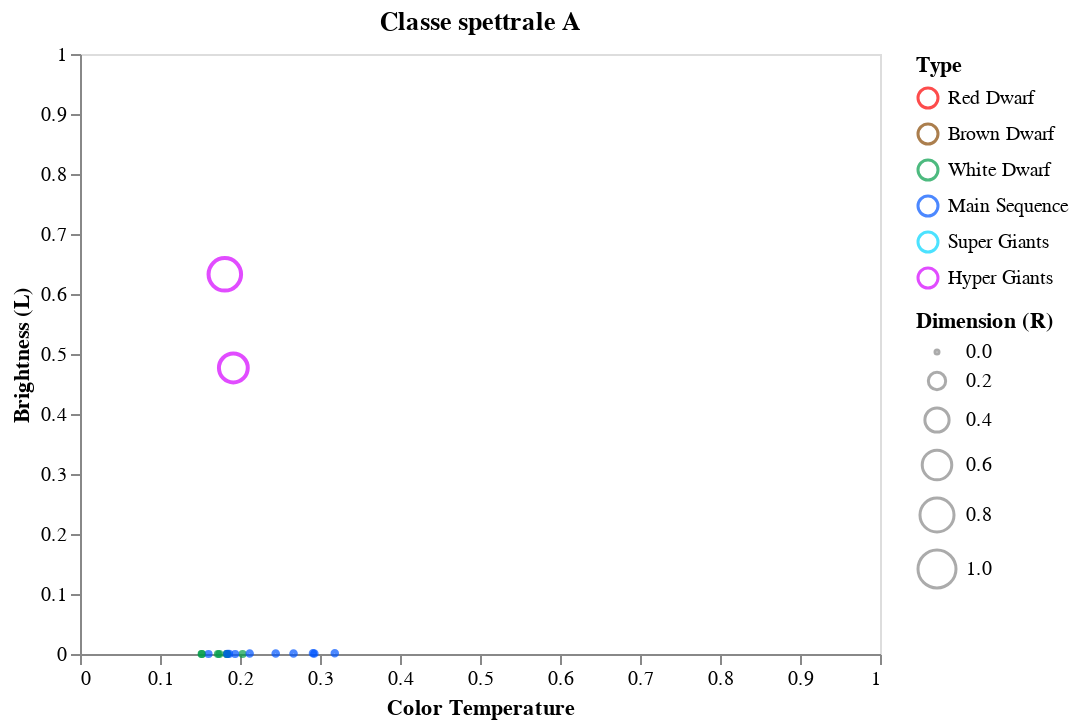

This figure's notebook cell:
### Code cell
data = dataset[dataset['Spectral_Class'] == 'A']

alt.Chart(data, title = "Classe spettrale A").mark_point().encode( 
    
    x = alt.X('Temperature',
         scale = alt.Scale(domain = (min(dataset.Temperature), max(dataset.Temperature))),
         axis = alt.Axis(format='K', title='Color Temperature', grid = False)
         ),
    
    y = alt.Y('L',
         scale = alt.Scale(domain = (min(dataset.L), max(dataset.L))),
         axis = alt.Axis(format='K', title='Brightness (L)', grid = False)
         ),
    
    size = alt.Size('R', 
                    scale = alt.Scale(domain = [0, 1]), 
                    legend = alt.Legend(title = 'Dimension (R)')
                   ),
    
    color = alt.Color('Type', scale=alt.Scale(domain=dom, range=rng)
                     )
    
)

### Figure 1 — Vega-Lite specification as saved in the notebook (floating-point values rounded to 4 significant figures)
{"config": {"view": {"continuousWidth": 400, "continuousHeight": 300}}, "data": {"name": "data-c61037aa1bc7fc69bfe0c01ed1ab28b9"}, "mark": "point", "encoding": {"color": {"type": "nominal", "field": "Type", "scale": {"domain": ["Red Dwarf", "Brown Dwarf", "White Dwarf", "Main Sequence", "Super Giants", "Hyper Giants"], "range": ["#fc0000", "#874701", "#029c49", "#0055ff", "#00d5ff", "#d400ff"]}}, "size": {"type": "quantitative", "field": "R", "legend": {"title": "Dimension (R)"}, "scale": {"domain": [0, 1]}}, "x": {"type": "quantitative", "axis": {"format": "K", "grid": false, "title": "Color Temperature"}, "field": "Temperature", "scale": {"domain": [0.0, 1.0]}}, "y": {"type": "quantitative", "axis": {"format": "K", "grid": false, "title": "Brightness (L)"}, "field": "L", "scale": {"domain": [0.0, 1.0]}}}, "title": "Classe spettrale A", "$schema": "https://vega.github.io/schema/vega-lite/v4.8.1.json", "datasets": {"data-c61037aa1bc7fc69bfe0c01ed1ab28b9": [{"Temperature": 0.1524, "L": 4.827e-10, "R": 2.022e-06, "A_M": 0.8111, "Color": "White", "Spectral_Class": "A", "Type": "White Dwarf"}, {"Temperature": 0.1724, "L": 4.945e-10, "R": 8.211e-07, "A_M": 0.8261, "Color": "White", "Spectral_Class": "A", "Type": "White Dwarf"}, {"Temperature": 0.1742, "L": 8.594e-10, "R": 6.672e-07, "A_M": 0.8168, "Color": "Blue-White", "Spectral_Class": "A", "Type": "White Dwarf"}, {"Temperature": 0.1606, "L": 1.024e-05, "R": 0.0009195, "A_M": 0.4484, "Color": "White", "Spectral_Class": "A", "Type": "Main Sequence"}, {"Temperature": 0.1837, "L": 5.651e-10, "R": 5.645e-07, "A_M": 0.8036, "Color": "White", "Spectral_Class": "A", "Type": "White Dwarf"}, {"Temperature": 0.2033, "L": 4.356e-10, "R": 1.283e-06, "A_M": 0.8099, "Color": "Blue-White", "Spectral_Class": "A", "Type": "White Dwarf"}, {"Temperature": 0.1863, "L": 5.298e-05, "R": 0.001345, "A_M": 0.4181, "Color": "Blue-White", "Spectral_Class": "A", "Type": "Main Sequence"}, {"Temperature": 0.2446, "L": 0.0007911, "R": 0.003578, "A_M": 0.3008, "Color": "Blue-White", "Spectral_Class": "A", "Type": "Main Sequence"}, {"Temperature": 0.2669, "L": 0.0008111, "R": 0.003593, "A_M": 0.3734, "Color": "Blue-White", "Spectral_Class": "A", "Type": "Main Sequence"}, {"Temperature": 0.1835, "L": 2.355e-10, "R": 2.002e-07, "A_M": 0.8377, "Color": "Blue-White", "Spectral_Class": "A", "Type": "White Dwarf"}, {"Temperature": 0.152, "L": 7.064e-11, "R": 1.95e-07, "A_M": 0.8358, "Color": "White", "Spectral_Class": "A", "Type": "White Dwarf"}, {"Temperature": 0.1841, "L": 4.474e-05, "R": 0.001272, "A_M": 0.3765, "Color": "Blue-White", "Spectral_Class": "A", "Type": "Main Sequence"}, {"Temperature": 0.3185, "L": 0.001286, "R": 0.002944, "A_M": 0.3089, "Color": "Blue-White", "Spectral_Class": "A", "Type": "Main Sequence"}, {"Temperature": 0.2912, "L": 0.001175, "R": 0.003183, "A_M": 0.3296, "Color": "Blue-White", "Spectral_Class": "A", "Type": "Main Sequence"}, {"Temperature": 0.2121, "L": 0.0006499, "R": 0.003001, "A_M": 0.3731, "Color": "Blue-White", "Spectral_Class": "A", "Type": "Main Sequence"}, {"Temperature": 0.293, "L": 0.0009277, "R": 0.003071, "A_M": 0.369, "Color": "Blue-White", "Spectral_Class": "A", "Type": "Main Sequence"}, {"Temperature": 0.1939, "L": 3.414e-05, "R": 0.0009759, "A_M": 0.4114, "Color": "Blue-White", "Spectral_Class": "A", "Type": "Main Sequence"}, {"Temperature": 0.181, "L": 0.6328, "R": 0.7303, "A_M": 0.03721, "Color": "White", "Spectral_Class": "A", "Type": "Hyper Giants"}, {"Temperature": 0.1917, "L": 0.4767, "R": 0.5707, "A_M": 0.02158, "Color": "White", "Spectral_Class": "A", "Type": "Hyper Giants"}]}}
